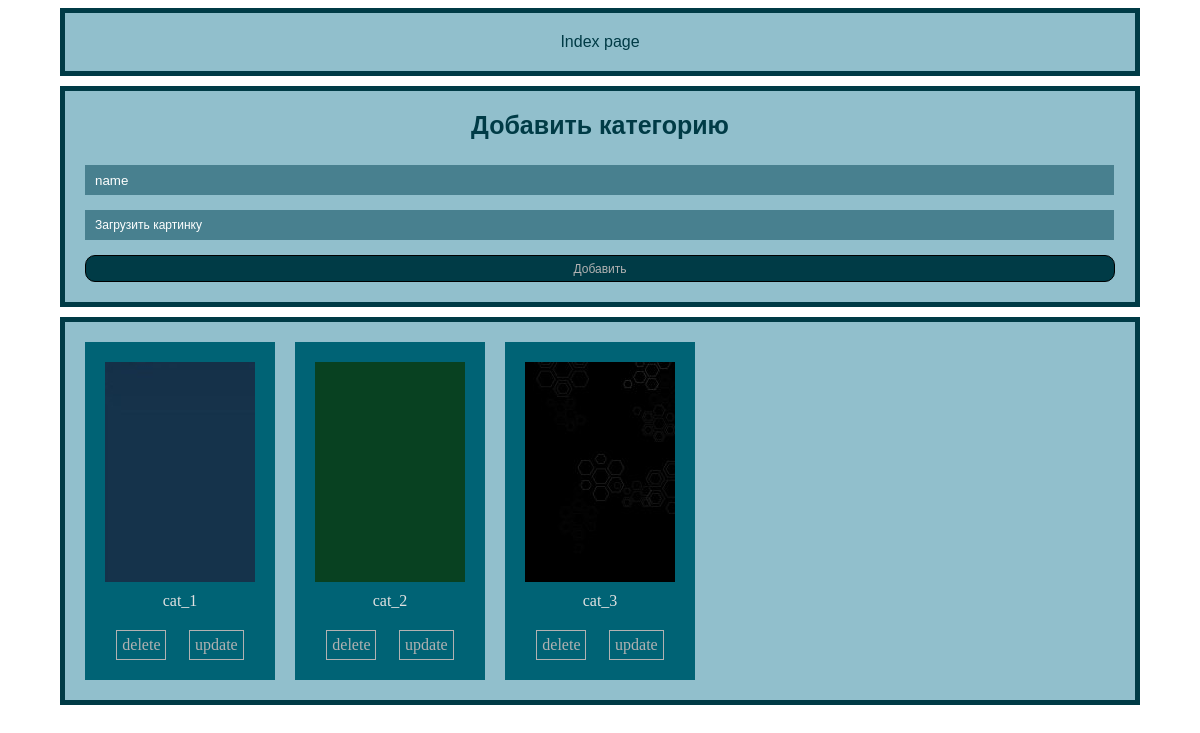
The page /ctategories/crud/ on the database its author committed.
### post/models.py (models this page shows, shortened)
class Category(models.Model):
    name = models.CharField(max_length=255, null=True)
    img = models.ImageField(upload_to='categories/')

### post/views.py (the view)
# urls.py: path('ctategories/crud/', views.crud_cats, name='crud_cats'),
def crud_cats(request):
    ctx = {
        'books': Book.objects.all(),
        'authors': Author.objects.all(),
        'categories': Category.objects.all()
    }
    return render(request, 'post/crud_cats.html', ctx)

### post/templates/post/crud_cats.html (shortened to what this page needs)
<!DOCTYPE html>
<html lang="en">
<head>
</head>
<body>
<div class="index">
    <a href="{% url 'index' %}">Index page</a>
</div>
<div class="add_cat">
    <div style="font-size: 25px; font-weight: bold; margin: 0 auto">Добавить категорию</div>
    <form action="{% url 'add_cat' %}" method="post" enctype="multipart/form-data">
        <div class="name_input">
            <input type="text" name="name" placeholder="name">
        </div>
        <label for="img" class="label">Загрузить картинку</label>
        <button>Добавить</button>
    </form>
</div>
<div class="cats_block">
    {% for cat in categories %}
    <div class="cat">
        <div style="background-image: url('{{ cat.img.url }}')" class="cat_img"></div>
        <div class="cat_name">{{ cat.name }}</div>
        <div class="silki">
            <a href="{% url 'delete_cat' id=cat.id %}">
                delete
            </a>
            <a href="{% url 'update_cat' id=cat.id %}">
                update
            </a>
        </div>
    </div>
    {% endfor %}
</div>
</body>
</html>

### post/templates/post/crud_cats.html (style rules this page uses)
body { display: flex; flex-direction: column; align-items: center; }
.index { width: 1030px; background-color: #91bfcc; border: 5px solid #003b46; display: flex; padding: 20px; justify-content: center; margin-bottom: 10px; }
.index a { font-family: sans-serif; text-decoration: none; color: #003b46; }
.add_cat { width: 1030px; background-color: #91bfcc; border: 5px solid #003b46; color: #003b46; margin-bottom: 10px; padding: 20px; display: flex; flex-direction: column; font-family: sans-serif; }
.cats_block { width: 1030px; display: flex; gap: 20px; border: 5px solid #003b46; padding: 20px; flex-wrap: wrap; background-color: #91bfcc; margin: 0 auto; }
.cat { width: 150px; padding: 20px; color: #e1e1e1; display: flex; flex-direction: column; gap: 10px; align-items: center; background-color: #006375; }
.cat_img { width: 150px; height: 220px; }
.name_input input { width: 98.9%; border-width: 0; background-color: #48808f; height: 30px; padding: 0 0 0 10px; }
.name_input input::placeholder { color: white; }
.add_cat form { margin-top: 25px; display: flex; flex-direction: column; gap: 15px; }
.label { display: flex; align-items: center; padding: 0 0 0 10px; width: 98.9%; height: 30px; font-size: 12px; text-align: center; background-color: #48808f; color: white; cursor: pointer; }
form button { width: 100%; color: #b3b3b3; font-size: 12px; border: 1px solid black; border-radius: 10px; background-color: #003b46; height: 27px; }
.silki { display: flex; justify-content: space-around; width: 100%; margin-top: 10px; }
.silki a { text-decoration: none; color: #b2b2b2; border: 1px solid #b2b2b2; padding: 5px; }

### rows shown on the page
Category: img (picture), name "cat_1"
Category: img (picture), name "cat_2"
Category: img (picture), name "cat_3"
